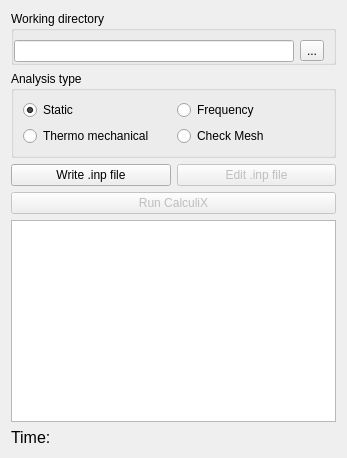
<?xml version="1.0" encoding="UTF-8"?>
<ui version="4.0">
 <class>SolverCalculix</class>
 <widget class="QWidget" name="SolverCalculix">
  <property name="geometry">
   <rect>
    <x>0</x>
    <y>0</y>
    <width>347</width>
    <height>458</height>
   </rect>
  </property>
  <property name="windowTitle">
   <string>Mechanical analysis</string>
  </property>
  <layout class="QVBoxLayout" name="verticalLayout">
   <item>
    <widget class="QGroupBox" name="gb_working_dir">
     <property name="title">
      <string>Working directory</string>
     </property>
     <layout class="QHBoxLayout" name="horizontalLayout_4">
      <property name="leftMargin">
       <number>0</number>
      </property>
      <property name="bottomMargin">
       <number>0</number>
      </property>
      <item>
       <widget class="QLineEdit" name="le_working_dir">
        <property name="enabled">
         <bool>true</bool>
        </property>
        <property name="readOnly">
         <bool>true</bool>
        </property>
       </widget>
      </item>
      <item>
       <widget class="QToolButton" name="tb_choose_working_dir">
        <property name="enabled">
         <bool>true</bool>
        </property>
        <property name="text">
         <string>...</string>
        </property>
       </widget>
      </item>
     </layout>
    </widget>
   </item>
   <item>
    <widget class="QGroupBox" name="gb_analysis_type">
     <property name="title">
      <string>Analysis type</string>
     </property>
     <layout class="QGridLayout" name="gridLayout">
      <property name="leftMargin">
       <number>9</number>
      </property>
      <property name="bottomMargin">
       <number>9</number>
      </property>
      <item row="0" column="0">
       <widget class="Gui::PrefRadioButton" name="rb_static_analysis">
        <property name="text">
         <string>Static</string>
        </property>
        <property name="checked">
         <bool>true</bool>
        </property>
       </widget>
      </item>
      <item row="0" column="1">
       <widget class="Gui::PrefRadioButton" name="rb_frequency_analysis">
        <property name="text">
         <string>Frequency</string>
        </property>
       </widget>
      </item>
      <item row="1" column="0">
       <widget class="Gui::PrefRadioButton" name="rb_thermomech_analysis">
        <property name="text">
         <string>Thermo mechanical</string>
        </property>
       </widget>
      </item>
      <item row="1" column="1">
       <widget class="Gui::PrefRadioButton" name="rb_check_mesh">
        <property name="text">
         <string>Check Mesh</string>
        </property>
       </widget>
      </item>
     </layout>
    </widget>
   </item>
   <item>
    <layout class="QGridLayout" name="gl_actions">
     <item row="0" column="0">
      <widget class="QPushButton" name="pb_write_inp">
       <property name="text">
        <string>Write .inp file</string>
       </property>
      </widget>
     </item>
     <item row="0" column="1">
      <widget class="QPushButton" name="pb_edit_inp">
       <property name="enabled">
        <bool>false</bool>
       </property>
       <property name="text">
        <string>Edit .inp file</string>
       </property>
      </widget>
     </item>
     <item row="1" column="0" colspan="2">
      <widget class="QPushButton" name="pb_run_ccx">
       <property name="enabled">
        <bool>false</bool>
       </property>
       <property name="text">
        <string>Run CalculiX</string>
       </property>
      </widget>
     </item>
    </layout>
   </item>
   <item>
    <widget class="QTextEdit" name="textEdit_Output">
     <property name="lineWrapMode">
      <enum>QTextEdit::NoWrap</enum>
     </property>
    </widget>
   </item>
   <item>
    <widget class="QLabel" name="l_time">
     <property name="font">
      <font>
       <pointsize>12</pointsize>
      </font>
     </property>
     <property name="text">
      <string>Time:</string>
     </property>
    </widget>
   </item>
  </layout>
 </widget>
 <customwidgets>
  <customwidget>
   <class>Gui::PrefRadioButton</class>
   <extends>QRadioButton</extends>
   <header>Gui/PrefWidgets.h</header>
  </customwidget>
 </customwidgets>
 <resources/>
 <connections/>
</ui>
